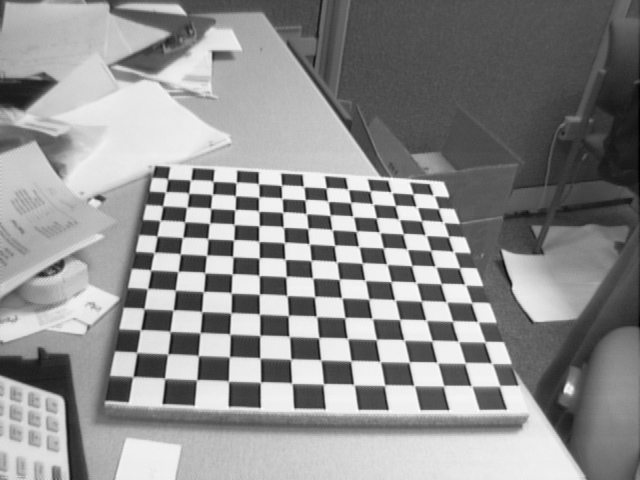
#> input picture Ejercicios/T10/NOTEBOOKS/2-Calibracion_Camara/images/calibration2/Image1.tif, 640 x 480 px
$ python P3_backupCode.py --image ../../../../Ejercicios/T10/NOTEBOOKS/2-Calibracion_Camara/images/calibration2/Image1.tif --video ../../../../Ejercicios/T10/NOTEBOOKS/2-Calibracion_Camara/images/calibration2/Image10.tif
#> lines starting #> are read from the running program, lines starting #| are printed output that depends on the picture
#> in main, img is the input picture: shape (480, 640); min 1, max 254, mean 142.9
#Importamos as librerias precisas
import argparse
import cv2
import numpy as np
import matplotlib
matplotlib.use('TkAgg')
import matplotlib.pyplot as plt
from scipy.fftpack import fftshift, ifftshift

# Intentamos empregar a fft2 do modulo pyfftw se esta dispoñible
try:
    from pyfftw.interfaces.scipy_fftpack import fft2, ifft2
# De outra forma, executarase scipy fftpack(~2-3x mais lenta!)
except ImportError:
    import warnings
    warnings.warn("""Modulo 'pyfftw' (FFTW Python bindings) sen intalar. Executa 'pip install pyfftw' no teu entorno""")
    from scipy.fftpack import fft2, ifft2


class BkofLoGabor:
    def __init__(self, img, nscale=3, norient=4, minWaveLength=8, mult=2.1, sigmaOnf=0.55, dThetaOnSigma=2.2):
#> called with nscale = 3, norient = 4, minWaveLength = 8, mult = 2.1, sigmaOnf = 0.55, dThetaOnSigma = 2.2
        self.img = img
        self.nscale = nscale
        self.norient = norient
        self.minWaveLength = minWaveLength
        self.mult = mult
        self.sigmaOnf = sigmaOnf
        self.dThetaOnSigma = dThetaOnSigma

        # Filas y columnas
        if len(self.img.shape) == 1:
            self.rows = self.cols = self.img.shape
        else:
            self.rows, self.cols = self.img.shape
#> self.rows = 480; self.cols = 640

        #Comprobamos a paridade de filas e columnas para construir a grella
        # para determinar a parte radial de cada punto no espazo frecuencial
        #Normalizado entre [0,1]
        if (self.cols % 2): # Si cols impares
            self.xvals = np.arange(-(self.cols - 1) / 2., ((self.cols - 1) / 2.) + 1) / float(self.cols - 1)
        else:
            self.xvals = np.arange(-self.cols / 2., self.cols / 2.) / float(self.cols)
#> self.xvals = 640 values from -0.5 to 0.498

        if (self.rows % 2): # Si rows impares
            self.yvals = np.arange(-(self.rows - 1) / 2., ((self.rows - 1) / 2.) + 1) / float(self.rows - 1)
        else:
            self.yvals = np.arange(-self.rows / 2., self.rows / 2.) / float(self.rows)
#> self.yvals = 480 values from -0.5 to 0.498

        #Cambiamos tipo da matriz da imaxe
        if self.img.dtype not in ['float32', 'float64']:
            self.img = np.float64(self.img)
            self.imgdtype = 'float64'
        else:
            self.imgdtype = self.img.dtype

        if self.img.ndim == 3:   #se e de cor promedio as bandas
            self.img = self.img.mean(2)

        self.logGabor = []
        self.spread = 0
        self.roseta = 0
        self.roseta_corte = 0
        self.bk = []
        self.convoluciones = []

        # Llamammos al método para obtener los filtros logGabor
        self.loggabor()

    # Método para crear un filtro paso-bajo
    def lowpassfilter(self, cutoff, n):
        """
        Construimos un filtro paso-baixa de Butterworth con función de transferencia:

            f = 1 / (1 + (w/cutoff)^2n)

        usa:  f = lowpassfilter(cutoff, n)

        onde:   cutoff  é a frecuencia de corte do filtro entre 0 - 0.5
                n   é o orde do filtro, canto mais alto é n mais abruta é a transicion
                (n debe ser enteiro par maior que >= 1).

        OLLO: o orixe do filtro devolto esta na esquina superior.
        """

        if cutoff < 0. or cutoff > 0.5:
            raise Exception('cutoff debe estar 0 e 0.5')
        elif n % 1:
            raise Exception('n debe par e >= 1')

        x, y = np.meshgrid(self.xvals, self.yvals, sparse=True)
        radius = np.sqrt(x * x + y * y)

        return ifftshift(1. / (1. + (radius / cutoff) ** (2. * n)))

    # Método para crear banco de filtros LogGabor
    def loggabor(self):
        """
        Funcion para achar un banco de filtros logGabor.
        """

        x, y = np.meshgrid(self.xvals, self.yvals, sparse=True)
#> y = 480 values from -0.5 to 0.498

        #coordendas planas: radio e angulo polar (sentido antihorario)
        radius = np.sqrt(x * x + y * y)
        theta = np.arctan2(-y, x)

        # Desprazamento de cuadrantes de  radius e theta para construir
        # os filtros coa frecuencia 0 nas esquinas (formatos datos de fft2())
        radius = ifftshift(radius)
        theta = ifftshift(theta)

        # Como traballaremos con Gabor logaritmicas non pode
        # haber puntos nulos pola indeterminación da funcion logaritmo.
        # Polo tanto, que o orixe o cambiamos a 1 para que o log(1)=0.
        radius[0, 0] = 1.

        #Achamos os senos e os cosenos en cada punto do especto correpondente
        sintheta = np.sin(theta)
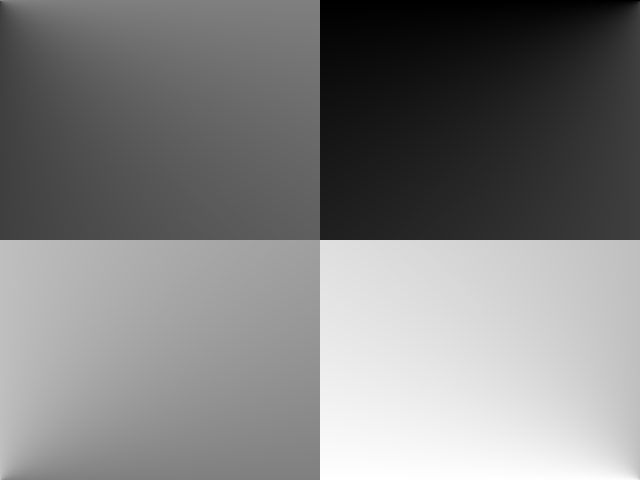
#> theta: shape (480, 640) float64; min -3.14, max 3.14, mean 2.56e-06; drawn with min black and max white
        costheta = np.cos(theta)

        del x, y, theta #Libremos algo de memoria

        # Iniciamos a construcion dun banco de filtros log-Gabor
        # a diferentes orientacions e escalas

        # Os filtros son separables en duas compoñentes:
        # 1) A compoñente radial, controla o ancho de bando do filtro e a frecuencia
        #   central a que responderá o filtro
        #
        # 2) A compoñenete angular, que controla a orientación a que responde o filtro

        # O filtro logGabor se construe multiplicando as dúas compeñentes
        # e o filtro queda conformado no espazo de Fourier

        # Parte radial do filtro...
        # Primeiro construimos un filtro paso-baixo tan grande como sexa
        # posible en función das dimensións da imaxe de entrada (mostras espectrais)
        # e que caia a cero nos bordes espectrais. Este filtro será multiplicado
        # por todos os logGabor para evitar truncamentos bruscos e evitar asi o
        # fenomeno do anillado (ringing) como vimos na teoría

        # filtro paso-baixo e parametros aceptables: radius .45, 'sharpness' 15
        lp = self.lowpassfilter(.45, 15)

        #Lazo para percorrer as escalas fixadas
        for ss in range(self.nscale):
            #longura de onda para cada escala onde mult é
            #a distancia entre filtros experado en octavas 1 octava = log2(w1/w2)
            wavelength = self.minWaveLength * self.mult ** (ss)

            # Frecuencia central do filtro
            fo = 1. / wavelength

            # Función de transferencia log Gabor
            tmp = np.exp(-(np.log(radius/fo)**2) / (2. * np.log(self.sigmaOnf)**2.))

            # Aplicamos o filtro paso-baixo para evitar o anillado
            tmp = tmp * lp
            # Aseguramonos de que o punto de frecuencia o vale cero!
            tmp[0, 0] = 0.

            self.logGabor.append(tmp) #Gardamos a parte radial do filtro
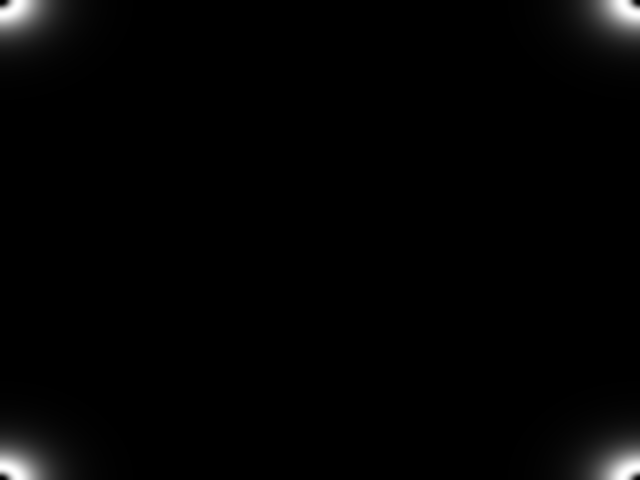
#> tmp: shape (480, 640) float64; min 0, max 1, mean 0.0155


        # Lazo principal: monta a parte radial e angular de cada
        #filtro en funcion da sua escala e orientacion. Tamen
        # obten a convolucion de cada filtro coa imaxe dando como
        # resultado unha responsta complexa no dominio espacial: na
        # parte real a resposta do filtro par e na imaxinaria a resposta
        # do filtro impar

        # Achamos a transformda de Fourier da imaxe de entrada
        IM = fft2(self.img)

        # Para cada orientacion...
        for oo in range(self.norient):

            # Construimos a parte angular do filtro logGabor
            angl = oo * (np.pi / self.norient)

            # Calculamos a distancia angular para cada punto da matriz do filtro
            # desde a orientación do filtro especificada. Para superar discontinuidade
            # na distancia angular (360-->0) empregamos o truco trigonometrico
            # que consiste en tomas as diferencais angulares en seno e en coseno e logo achar
            # a distancia angulos mediante o arcotanxente arctg2(seno/cos). Deste xeito,
            #o seno e o coseno absorben as discontinuidades angulas!

            # diferencias en seno e coseno
            ds = sintheta * np.cos(angl) - costheta * np.sin(angl)
            dc = costheta * np.cos(angl) + sintheta * np.sin(angl)

            # diferencia angular absoluta
            dtheta = np.abs(np.arctan2(ds, dc))
            # parte angular do filtro
            self.spread = np.exp(-(dtheta**2) / (2. * (np.pi / self.norient / self.dThetaOnSigma)**2))

            # Para cada escala ...
            for ss in range(self.nscale):

                # Multiplicamos as compoñentes radial e angular
                # para construir o filtro logGabor 2D
                filt = self.logGabor[ss] * self.spread

                # Creamos la roseta
                self.roseta += fftshift(filt)

                # Creamos la roseta pero con el corte que se produce
                # a 0.67% del valor máximo de las funciones de
                # transferencia de los filtros en el dominio espectral
                self.roseta_corte += cv2.inRange(fftshift(filt), 0.65, 0.69)

                # Creamos el banco de filtros
                self.bk.append(fftshift(filt))

                # Convolucionamos a imaxe cos filtros par e impar
                # e voltamos ao dominio espacial. Na parte real de
                # thisEO temos a resposta do filtro par da logGabor
                # e na parte imaxinaria a parte impar da logGabor.
                thisEO = ifft2(IM * filt)

                # Resultados de las convoluciones
                self.convoluciones.append(thisEO)

    # Métodos para visualización
    # b)
    def plot_cobertura_espectral(self):
        plt.figure(figsize=[10,10])
        plt.imshow(self.roseta, cmap='gray')
        plt.title('Cobertura espectral (Roseta)')

    # [137 lines left out: functions plot_cobertura_corte, plot_forma_espacial, plot_result_convoluciones_par_impar, plot_energia_local_total, plot_energia_local_parcial, plot_fase_local_total and 4 more, not called in this run]


class BkofMono:
    # [257 lines left out: functions __init__, lowpassfilter, monogenicos, plot_cobertura_espectral, plot_forma_espacial, plot_resultado_convoluciones2D and 7 more, not called in this run]


class BkofMono3D:
    # [254 lines left out: functions __init__, lowpassfilter, monogenicos3D, normaliza, plt_to_cv2, plot_cobertura_espectral and 9 more, not called in this run]


def main(args):
    # Lemos unha imaxe en formato gris e visualizamos
    image_path = args['image']
    img = cv2.imread(image_path,0)

    if img is None:
        print('Imaxe non atopada: {}'.format(img))
        image_path = '../datatest/simetriaRadial/imtest1.jpg'
        img = cv2.imread(image_path,0)
        print('Utilizando imagen predeterminada: {}'.format(image_path))

    # TAREFA 1:
    #Construimos os filtros cos parametros que definen
    #o banco de filtros logGabor (cobertura espectral) e
    # pasamoslle a imaxe para convolucionar os filtros coa
    # imaxe e obter as respostas pares e impares
    banco_filtrosLG = BkofLoGabor(img, nscale=3, norient=4, minWaveLength=8, mult=2.1, sigmaOnf=0.55, dThetaOnSigma=2.2)
#> (the call stopped at in loggabor, `IM = fft2(self.img)`: pyfftw is not available in this run)

    # Visualizaciones
    # b)
    banco_filtrosLG.plot_cobertura_espectral()
    banco_filtrosLG.plot_cobertura_corte()
    banco_filtrosLG.plot_forma_espacial()
    banco_filtrosLG.plot_result_convoluciones_par_impar()

    # c)
    banco_filtrosLG.plot_energia_local_total()
    banco_filtrosLG.plot_energia_local_parcial()
    banco_filtrosLG.plot_fase_local_total()
    banco_filtrosLG.plot_fase_local_parcial()

    # d)
    banco_filtrosLG.plot_imagen_reconstruida() # Conclusión: se reconstruye la imagen con la parte par ya que con la parte impar estariamos reconstruyendo la transformada de Hilbert

    # e) Se puede observar una mejora bastante significativa en la eliminación del ruido en el código aportado.

    # f)
    # Modificamos los parámetros del banco de filtros para obtener un buen resultado para la simetría radial
    banco_filtrosLG = BkofLoGabor(img, nscale=4, norient=3, minWaveLength=6, mult=2.1, sigmaOnf=0.65, dThetaOnSigma=2.1)
    if(image_path=='../datatest/simetriaRadial/imtest1.jpg'):
        banco_filtrosLG.plot_simetria_radial()
    else:
        banco_filtrosLG.plot_simetria_radial_con_inversion()

    # TAREFA 2:
    # Construimos os filtros cos parametros que definen
    # o banco de filtros monoxénicos (cobertura espectral) e
    # pasamoslle a imaxe para convolucionar os filtros coa
    # imaxe e obter as respostas pares e impares
    banco_filtrosMONO = BkofMono(img, nscale=3, minWaveLength=8, mult=2.1, sigmaOnf=0.55)

    # b)
    banco_filtrosMONO.plot_cobertura_espectral()
    banco_filtrosMONO.plot_forma_espacial()
    banco_filtrosMONO.plot_resultado_convoluciones2D()

    # c)
    banco_filtrosMONO.plot_energia_local_total()
    banco_filtrosMONO.plot_energia_local_parcial()
    banco_filtrosMONO.plot_fase_local_total()
    banco_filtrosMONO.plot_fase_local_parcial()
    banco_filtrosMONO.plot_orientacion_local_total()
    banco_filtrosMONO.plot_orientacion_local_parcial()

    # d)
    banco_filtrosMONO.plot_imagen_reconstruida()   # Conclusión: se reconstruye la imagen con la parte par ya que con la parte impar estariamos reconstruyendo la transformada de Hilbert

    plt.show()

    # e)
    # Leemos el video
    video_path = args['video']
    video = cv2.VideoCapture(video_path)

    if not video.isOpened():
        print('Video non atopado: {}'.format(img))
        video_path = '../datatest/videos/SCD_circulos_1sentido_contrario.avi'
        video = cv2.VideoCapture(video_path,0)
        print('Utilizando video predeterminado: {}'.format(video_path))

    ret, img = video.read()
    while(ret):
        ret, img = video.read()
        if(not ret):
            break

        gray_img = cv2.cvtColor(img, cv2.COLOR_BGR2GRAY)
        banco_filtrosMONO3D = BkofMono3D(gray_img, nscale=3, minWaveLength=8, mult=2.1, sigmaOnf=0.55)

        # e.b)
        banco_filtrosMONO3D.plot_cobertura_espectral()
        banco_filtrosMONO3D.plot_forma_espacial()
        banco_filtrosMONO3D.plot_resultado_convoluciones3D()

        # e.c)
        banco_filtrosMONO3D.plot_energia_local_total()
        banco_filtrosMONO3D.plot_energia_local_parcial()
        banco_filtrosMONO3D.plot_fase_local_total()
        banco_filtrosMONO3D.plot_fase_local_parcial()
        banco_filtrosMONO3D.plot_orientacion_local_total()
        banco_filtrosMONO3D.plot_orientacion_local_parcial()

        # e.d)
        banco_filtrosMONO3D.plot_imagen_reconstruida()
        #cv2.imshow('Imagen gris', gray_img)    # <- Comparativa con la imagen original
        # Conclusión: se reconstruye la imagen con la parte par
        # ya que con la parte impar estariamos reconstruyendo la
        # transformada de Hilbert

        if cv2.waitKey(1) == ord('q'):
            video.release()
            cv2.destroyAllWindows()
            break


if __name__ == '__main__':
    # Analizamos os argumentos de entrada
    ap = argparse.ArgumentParser()
    ap.add_argument("-i", "--image", required=True, help="Imaxe de entrada")
    ap.add_argument("-v", "--video", required=True, help="Video de entrada")
    args = vars(ap.parse_args())

#> (the run stopped early here; a loop or call above may not have finished)
